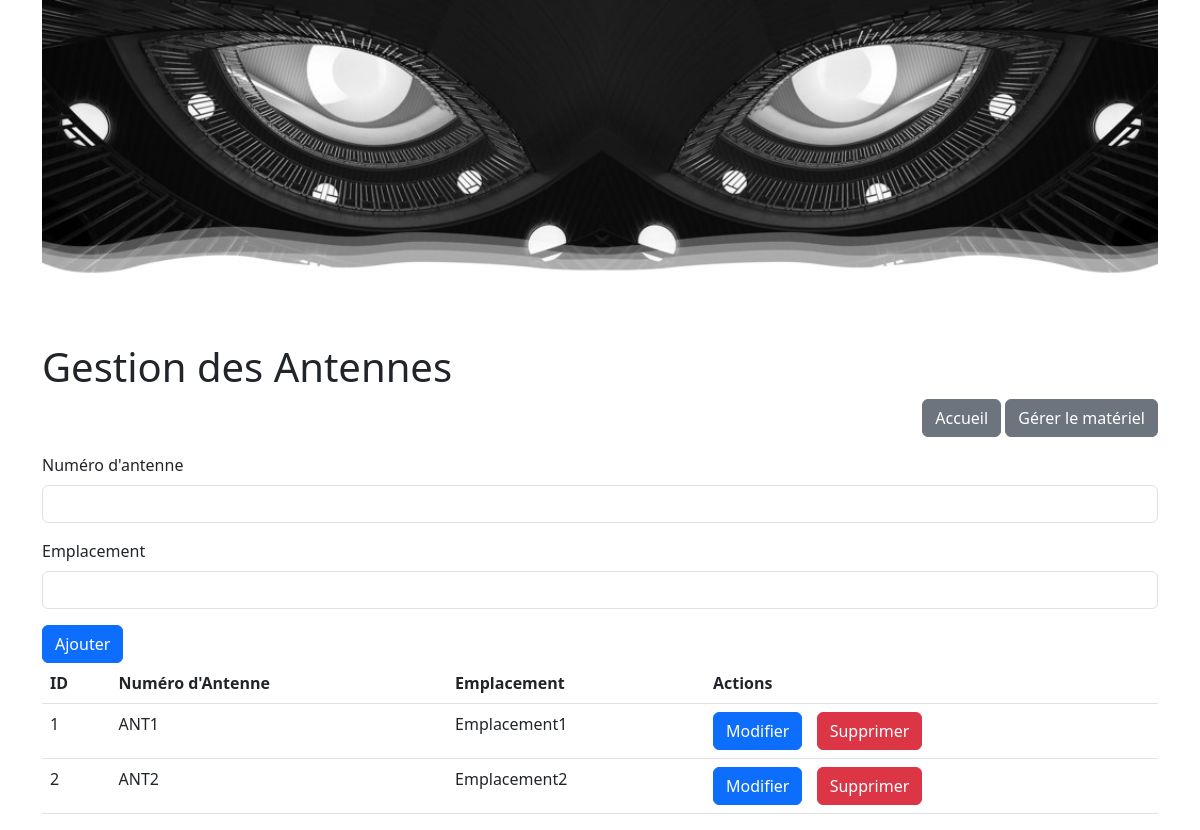
Page /code/manage_antenne.php on the committed database.
### tables this page shows
CREATE TABLE ANTENNE (
    ID INTEGER PRIMARY KEY,
    ID_ANTENNE VARCHAR,
    EMPLACEMENT VARCHAR,
    DATE_DEBUT DATE,
    DATE_FIN DATE
);

### code/manage_antenne.php (the view, shortened to what this page needs)
<?php
include 'db.php';
$antennes = $db->query("SELECT * FROM ANTENNE");
?>
<!DOCTYPE html>
<html lang="fr">
<head>
    <link rel="stylesheet" href="manage_antenne.css">
    <link href="https://cdn.jsdelivr.net/npm/bootstrap@5.3.0/dist/css/bootstrap.min.css" rel="stylesheet">
</head>
<body>
<div class="container">
	<header>
		<img src="image2.jpg" alt="Track Eye System Banner" class="img-fluid">
		<h1>Gestion des Antennes</h1>
	<div class="mb-3 text-end">
		<a href="index.php" class="btn btn-secondary">Accueil</a>
		<a href="manage_etiq_pc.php" class="btn btn-secondary">Gérer le matériel</a>
	</div>
	</header>
    <form action="manage_antenne.php" method="post" onsubmit="return confirm('Êtes-vous sûr?');">
        <div class="mb-3">
            <label for="id_antenne" class="form-label">Numéro d'antenne</label>
            <input type="text" id="id_antenne" name="id_antenne" required class="form-control">
        </div>
        <div class="mb-3">
            <label for="emplacement" class="form-label">Emplacement</label>
            <input type="text" id="emplacement" name="emplacement" required class="form-control">
        </div>
        <button type="submit" class="btn btn-primary">Ajouter</button>
    </form>
    <table class="table">
        <thead>
        <tr>
    <th>ID</th>
    <th>Numéro d'Antenne</th>
<th>Emplacement</th>
    <th>Actions</th>
</tr>
</thead>
<tbody>
<?php foreach ($antennes as $antenne) { ?>
    <tr>
        <td><?php echo htmlspecialchars($antenne['ID']); ?></td>
        <td><?php echo htmlspecialchars($antenne['ID_ANTENNE']); ?></td>
        <td><?php echo htmlspecialchars($antenne['EMPLACEMENT']); ?></td>
        <td>
        <button onclick="var form = document.getElementById('editForm<?php echo $antenne['ID']; ?>'); form.style.display = form.style.display === 'block' ? 'none' : 'block';" class="btn btn-primary" style="margin-right: 10px;">Modifier</button>
        <form action="manage_antenne.php" method="post" style="display: inline;">
            <button type="submit" class="btn btn-danger" >Supprimer</button>
        </form>
        </td>
    </tr>
    <?php } ?>
</tbody>

### code/manage_antenne.css (style rules this page uses)
header img { width: 100%; height: auto; display: block; }

### rows in the picture
antenne: ID "1", ID_ANTENNE "ANT1", EMPLACEMENT "Emplacement1"
antenne: ID "2", ID_ANTENNE "ANT2", EMPLACEMENT "Emplacement2"
